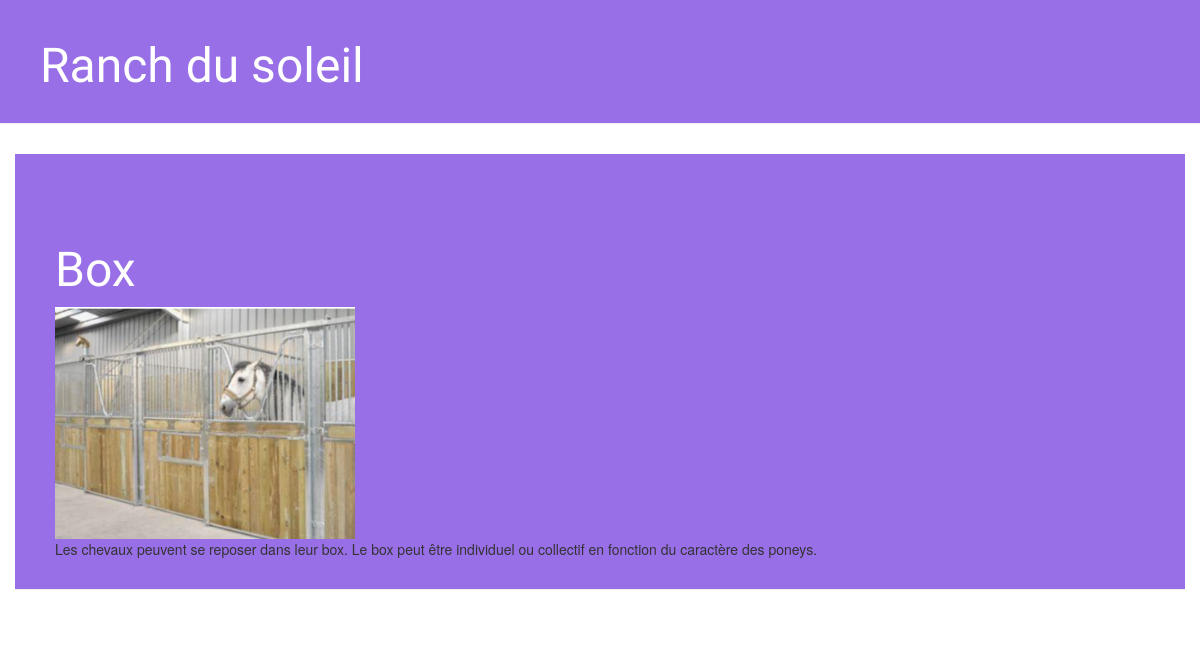
The app's page /equipement/Box/ with its own data.
### playground/models.py (models this page shows, shortened)
class Equipement(models.Model):
    id_equip = models.CharField(max_length=100, primary_key=True)
    disponibilite = models.CharField(max_length=20)
    texte = models.CharField(max_length=200)
    photo = models.ImageField(upload_to='equipements/')

### playground/views.py (the view)
# urls.py: path('equipement/<str:id_equip>/', views.equipement_detail, name='equipement_detail'),
def equipement_detail(request, id_equip):
    equipement = get_object_or_404(Equipement, id_equip=id_equip)
    return render(request, 'playground/equipement_detail.html', {'equipement': equipement})

### playground/templates/playground/equipement_detail.html (shortened to what this page needs)
{% extends 'playground/base.html' %}
{% load static %}
{% block content %}
<div class="page-header">
        <h1><a href="/">{{ equipement.id_equip }}</a></h1>
        <img src="{{ equipement.photo.url }}" alt="Photo" style="width:300px;height:auto;">
        <p>{{ equipement.texte }}</p>
</div>
{% endblock %}

### playground/static/css/playground.css (style rules this page uses)
.page-header { background-color: #996fe8; margin-top: 0; margin-bottom: 30px; padding: 20px 20px 20px 40px; }
.page-header h1, .page-header h1 a, .page-header h1 a:visited, .page-header h1 a:active { color: #ffffff; font-size: 36pt; text-decoration: none; }
h1, h2, h3, h4 { font-family: "Henny Penny"; }

### records on screen
Equipement: id_equip "Box", photo (picture), texte "Les chevaux peuvent se reposer dans leur box. Le box peut être individuel ou collectif en fonction du caractère des poneys."
